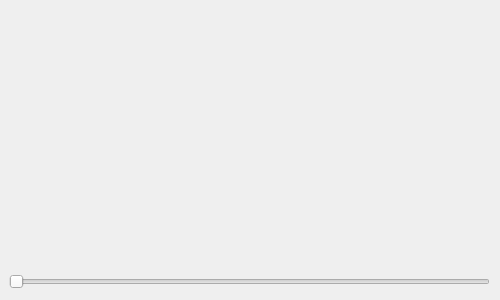
<?xml version="1.0" encoding="UTF-8"?>
<ui version="4.0">
 <class>frmBattery</class>
 <widget class="QWidget" name="frmBattery">
  <property name="geometry">
   <rect>
    <x>0</x>
    <y>0</y>
    <width>500</width>
    <height>300</height>
   </rect>
  </property>
  <property name="windowTitle">
   <string>Form</string>
  </property>
  <widget class="Battery" name="battery" native="true">
   <property name="geometry">
    <rect>
     <x>9</x>
     <y>9</y>
     <width>482</width>
     <height>257</height>
    </rect>
   </property>
  </widget>
  <widget class="QSlider" name="horizontalSlider">
   <property name="geometry">
    <rect>
     <x>9</x>
     <y>272</y>
     <width>481</width>
     <height>19</height>
    </rect>
   </property>
   <property name="maximum">
    <number>100</number>
   </property>
   <property name="orientation">
    <enum>Qt::Horizontal</enum>
   </property>
   <property name="invertedControls">
    <bool>false</bool>
   </property>
  </widget>
 </widget>
 <customwidgets>
  <customwidget>
   <class>Battery</class>
   <extends>QWidget</extends>
   <header>battery/battery.h</header>
   <container>1</container>
  </customwidget>
 </customwidgets>
 <resources/>
 <connections/>
</ui>
